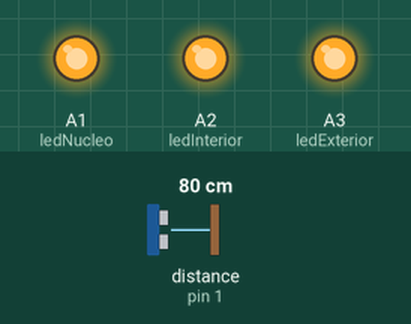
The sketch below on a simulated Arduino Uno, built with avr-gcc and run on an emulated ATmega328P. Parts: output pins drawn as LEDs (lit = HIGH). Wiring (inferred from the names in the program): ultrasonic range finder: trigger pin 0; echo pin 1. The test bench sets the inputs (shaded band); at power-on: distance to the obstacle (sensor on pin 1) 80 cm. The echo pulse lasts 58.3 µs per cm; pins used as bus, display or sensor lines are not drawn.

Above: at 1.2 s.
1.3 s: distance to the obstacle (sensor on pin 1) set to 18 cm
At 2.5 s:
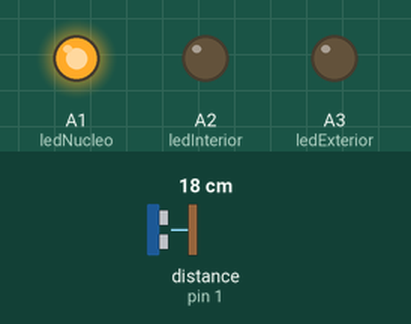
2.8 s: distance to the obstacle (sensor on pin 1) set to 15 cm
At 4.1 s:
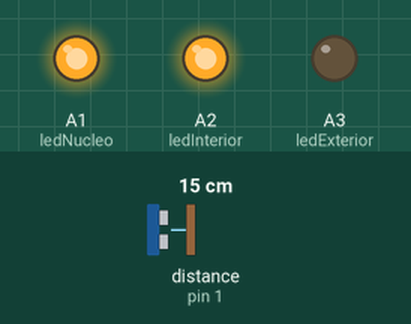
4.4 s: distance to the obstacle (sensor on pin 1) set to 9 cm
At 5.6 s:
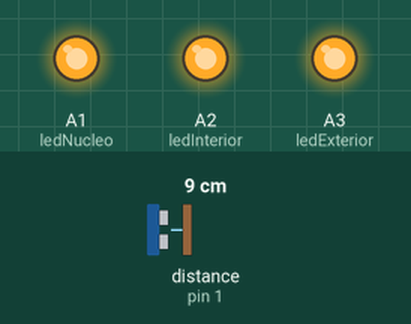
Timing chart, 0 to 7.4 s (numbered marks = the images above; inputs shaded):
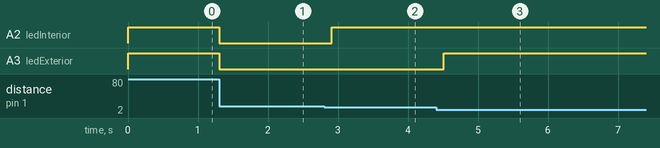

Measured:
- the behaviour switches between 17 and 16 cm on distance to the obstacle (sensor on pin 1) (found by bisection; images 1 and 2)
- after the input at 1.3 s, A2 (ledInterior), A3 (ledExterior): HIGH → LOW at once
- after the input at 2.8 s, A2 (ledInterior): LOW → HIGH after 0.11 s
- after the input at 4.4 s, A3 (ledExterior): LOW → HIGH after 0.11 s

The sketch:

pulsarAT_2.ino
```cpp
#define trigPin 0
#define echoPin 1

int distMax = abs (15);
int distMin = abs (5);
int distMed = abs (10);
int centro = 20; // Distance from the sensor to the center of the light beam
int ledExterior = A3;
int ledInterior = A2;
int ledNucleo = A1;
int duracion, distancia, control, sensor;

void setup() {
  pinMode(ledNucleo, OUTPUT);
  pinMode(ledExterior, OUTPUT);
  pinMode(ledInterior, OUTPUT);
  pinMode(trigPin, OUTPUT);
  pinMode(echoPin, INPUT);

  // Initiate all LEDs
  analogWrite (ledNucleo, 255);
  analogWrite (ledInterior, 255);
  analogWrite (ledExterior, 255);
}

void loop() {
  // Give a short LOW pulse beforehand to ensure a clean HIGH pulse:
  digitalWrite(trigPin, LOW);
  delayMicroseconds(2);
  digitalWrite(trigPin, HIGH);
  delayMicroseconds(2);
  digitalWrite(trigPin, LOW);

  // Converts time into distance (cm)
  duracion = pulseIn(echoPin, HIGH);
  distancia = (duracion/2) / 29.1;

  // Middle point so the sensor works both ways
  sensor = distancia - centro;
  control = abs (sensor);

  // Check distance value and turn LEDs accordingly
  if (control >= distMed && control <= distMax){
    // Prevents interaction from outside the lamp area
    analogWrite (ledNucleo, 255);
    analogWrite (ledInterior, 255);
    analogWrite (ledExterior, 255);
    // max intensity, 19 LEDs
    suspension ();
  } if (control >= distMin && control <= distMed){
    analogWrite (ledNucleo, 255);
    analogWrite (ledInterior, 255);
    analogWrite (ledExterior, 0);
    // medium intensity, 7 LEDs
    suspension ();
  } if (control < distMin){
    analogWrite (ledNucleo, 255);
    analogWrite (ledInterior, 0);
    analogWrite (ledExterior, 0);
    // minimum intensity, 1 LED
    suspension ();
  }
}

// Delay to turn LEDs to avoid flickering
void suspension (){
  boolean suspension = true;
  delay(400);
  suspension = false;
}
```
